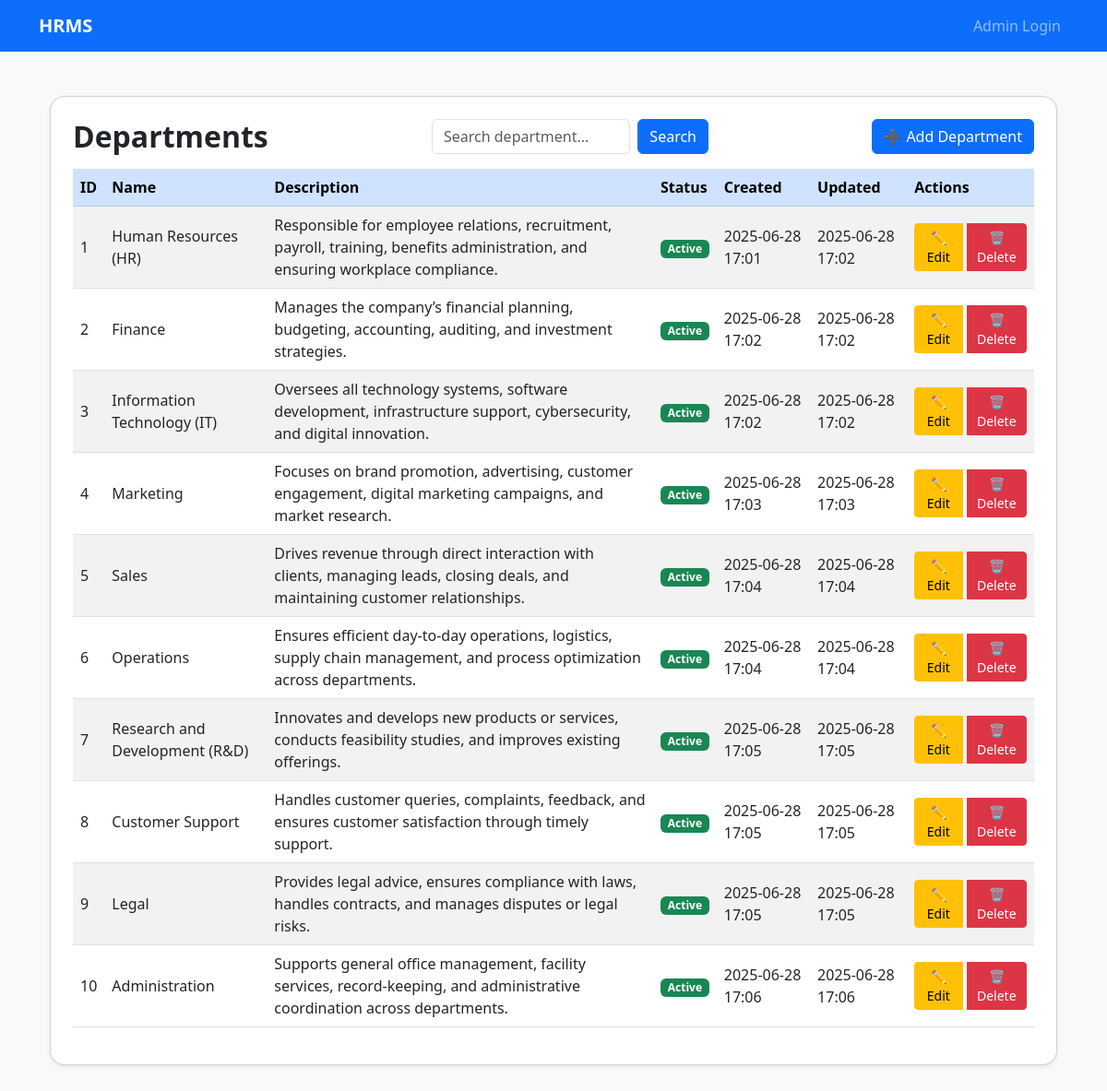
Screenshot of /departments/departments/ with the database file from the repository.
### departments/models.py (models this page shows, shortened)
class Department(models.Model):
    dept_id = models.AutoField(primary_key=True)
    dept_name = models.CharField(max_length=100, unique=True)
    description = models.CharField(max_length=300, blank=True, null=True)
    created_at = models.DateTimeField(auto_now_add=True)
    updated_at = models.DateTimeField(auto_now=True)
    status = models.BooleanField(default=True)

### departments/views.py (the view)
# urls.py: path('departments/', views.department_list, name='department_list'),
def department_list(request):
    query = request.GET.get('q')  # Get search query
    if query:
        departments = Department.objects.filter(dept_name__icontains=query)
    else:
        departments = Department.objects.all()
    return render(request, 'departments/department_list.html', {'departments': departments, 'query': query})

### templates/departments/department_list.html (shortened to what this page needs)
{% extends 'departments/base.html' %}
{% block content %}
<div class="container my-5">
    <div class="card shadow-sm rounded-4 p-4">
        <div class="d-flex justify-content-between align-items-center mb-3">
            <h2 class="fw-bold mb-0">Departments</h2>
            <form method="GET" class="d-flex" style="max-width: 300px;">
                <input type="text" name="q" class="form-control me-2" placeholder="Search department..." value="{{ query|default:'' }}">
                <button type="submit" class="btn btn-primary">Search</button>
            </form>
            <a href="{% url 'department_add' %}" class="btn btn-primary">
                ➕ Add Department
            </a>
        </div>
        <div class="table-responsive">
            <table class="table table-hover table-striped align-middle">
                <thead class="table-primary">
                    <tr>
                        <th>ID</th>
                        <th>Name</th>
                        <th>Description</th>
                        <th>Status</th>
                        <th>Created</th>
                        <th>Updated</th>
                        <th>Actions</th>
                    </tr>
                </thead>
                <tbody>
                    {% for dept in departments %}
                    <tr>
                        <td>{{ dept.dept_id }}</td>
                        <td>{{ dept.dept_name }}</td>
                        <td>{{ dept.description }}</td>
                        <td>
                            {% if dept.status %}
                                <span class="badge bg-success">Active</span>
                            {% else %}
                                <span class="badge bg-secondary">Inactive</span>
                            {% endif %}
                        </td>
                        <td>{{ dept.created_at|date:"Y-m-d H:i" }}</td>
                        <td>{{ dept.updated_at|date:"Y-m-d H:i" }}</td>
                        <td>
                            <div class="btn-group" role="group">
                                <a href="{% url 'department_edit' dept.dept_id %}" class="btn btn-warning btn-sm">✏️ Edit</a>
                                <a href="{% url 'department_delete' dept.dept_id %}" class="btn btn-danger btn-sm ms-1">🗑️ Delete</a>
                            </div>
                        </td>
                    </tr>
                    {% empty %}
                    <tr>
                        <td colspan="7" class="text-center text-muted">No departments found.</td>
                    </tr>
                    {% endfor %}
                </tbody>
            </table>
        </div>
    </div>
</div>
{% endblock %}

### templates/departments/base.html (style rules this page uses)
body { background-color: #f8f9fa; }

### rows the page displays
Department: dept_id "1", dept_name "Human Resources (HR)", description "Responsible for employee relations, recruitment, payroll, training, benefits administration, and ensuring workplace compliance.", status "Active", created_at "2025-06-28 17:01", updated_at "2025-06-28 17:02"
Department: dept_id "2", dept_name "Finance", description "Manages the company’s financial planning, budgeting, accounting, auditing, and investment strategies.", status "Active", created_at "2025-06-28 17:02", updated_at "2025-06-28 17:02"
Department: dept_id "3", dept_name "Information Technology (IT)", description "Oversees all technology systems, software development, infrastructure support, cybersecurity, and digital innovation.", status "Active", created_at "2025-06-28 17:02", updated_at "2025-06-28 17:02"
Department: dept_id "4", dept_name "Marketing", description "Focuses on brand promotion, advertising, customer engagement, digital marketing campaigns, and market research.", status "Active", created_at "2025-06-28 17:03", updated_at "2025-06-28 17:03"
Department: dept_id "5", dept_name "Sales", description "Drives revenue through direct interaction with clients, managing leads, closing deals, and maintaining customer relationships.", status "Active", created_at "2025-06-28 17:04", updated_at "2025-06-28 17:04"
Department: dept_id "6", dept_name "Operations", description "Ensures efficient day-to-day operations, logistics, supply chain management, and process optimization across departments.", status "Active", created_at "2025-06-28 17:04", updated_at "2025-06-28 17:04"
Department: dept_id "7", dept_name "Research and Development (R&D)", description "Innovates and develops new products or services, conducts feasibility studies, and improves existing offerings.", status "Active", created_at "2025-06-28 17:05", updated_at "2025-06-28 17:05"
Department: dept_id "8", dept_name "Customer Support", description "Handles customer queries, complaints, feedback, and ensures customer satisfaction through timely support.", status "Active", created_at "2025-06-28 17:05", updated_at "2025-06-28 17:05"
Department: dept_id "9", dept_name "Legal", description "Provides legal advice, ensures compliance with laws, handles contracts, and manages disputes or legal risks.", status "Active", created_at "2025-06-28 17:05", updated_at "2025-06-28 17:05"
Department: dept_id "10", dept_name "Administration", description "Supports general office management, facility services, record-keeping, and administrative coordination across departments.", status "Active", created_at "2025-06-28 17:06", updated_at "2025-06-28 17:06"
